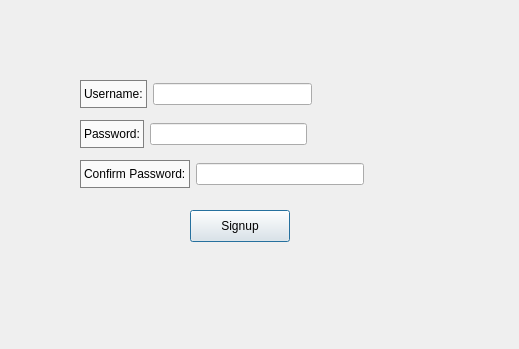
<?xml version="1.0" encoding="UTF-8"?>
<ui version="4.0">
 <class>signup</class>
 <widget class="QDialog" name="signup">
  <property name="geometry">
   <rect>
    <x>0</x>
    <y>0</y>
    <width>519</width>
    <height>349</height>
   </rect>
  </property>
  <property name="windowTitle">
   <string>Dialog</string>
  </property>
  <widget class="QPushButton" name="signupPushButton">
   <property name="geometry">
    <rect>
     <x>190</x>
     <y>210</y>
     <width>100</width>
     <height>32</height>
    </rect>
   </property>
   <property name="text">
    <string>Signup</string>
   </property>
  </widget>
  <widget class="QWidget" name="layoutWidget">
   <property name="geometry">
    <rect>
     <x>80</x>
     <y>80</y>
     <width>232</width>
     <height>28</height>
    </rect>
   </property>
   <layout class="QHBoxLayout" name="horizontalLayout">
    <item>
     <widget class="QLabel" name="usernameLabel">
      <property name="styleSheet">
       <string notr="true">color: black;
background-color: rgba(255, 255, 255, 180); 
 border: 1px solid gray;</string>
      </property>
      <property name="text">
       <string>Username:</string>
      </property>
     </widget>
    </item>
    <item>
     <widget class="QLineEdit" name="usernameLineEdit"/>
    </item>
   </layout>
  </widget>
  <widget class="QWidget" name="layoutWidget">
   <property name="geometry">
    <rect>
     <x>80</x>
     <y>120</y>
     <width>227</width>
     <height>28</height>
    </rect>
   </property>
   <layout class="QHBoxLayout" name="horizontalLayout_2">
    <item>
     <widget class="QLabel" name="passwordLabel">
      <property name="styleSheet">
       <string notr="true">color: black;
background-color: rgba(255, 255, 255, 180); 
 border: 1px solid gray;</string>
      </property>
      <property name="text">
       <string>Password:</string>
      </property>
     </widget>
    </item>
    <item>
     <widget class="QLineEdit" name="passwordLineEdit">
      <property name="echoMode">
       <enum>QLineEdit::Password</enum>
      </property>
     </widget>
    </item>
   </layout>
  </widget>
  <widget class="QWidget" name="layoutWidget">
   <property name="geometry">
    <rect>
     <x>80</x>
     <y>160</y>
     <width>284</width>
     <height>28</height>
    </rect>
   </property>
   <layout class="QHBoxLayout" name="horizontalLayout_3">
    <item>
     <widget class="QLabel" name="confirmPasswordLabel">
      <property name="styleSheet">
       <string notr="true">color: black;
background-color: rgba(255, 255, 255, 180); 
 border: 1px solid gray;</string>
      </property>
      <property name="text">
       <string>Confirm Password:</string>
      </property>
     </widget>
    </item>
    <item>
     <widget class="QLineEdit" name="confirmPasswordLineEdit">
      <property name="echoMode">
       <enum>QLineEdit::Password</enum>
      </property>
     </widget>
    </item>
   </layout>
  </widget>
  <widget class="QLabel" name="backpic">
   <property name="geometry">
    <rect>
     <x>-10</x>
     <y>-10</y>
     <width>541</width>
     <height>361</height>
    </rect>
   </property>
   <property name="text">
    <string/>
   </property>
  </widget>
 </widget>
 <resources/>
 <connections/>
</ui>
